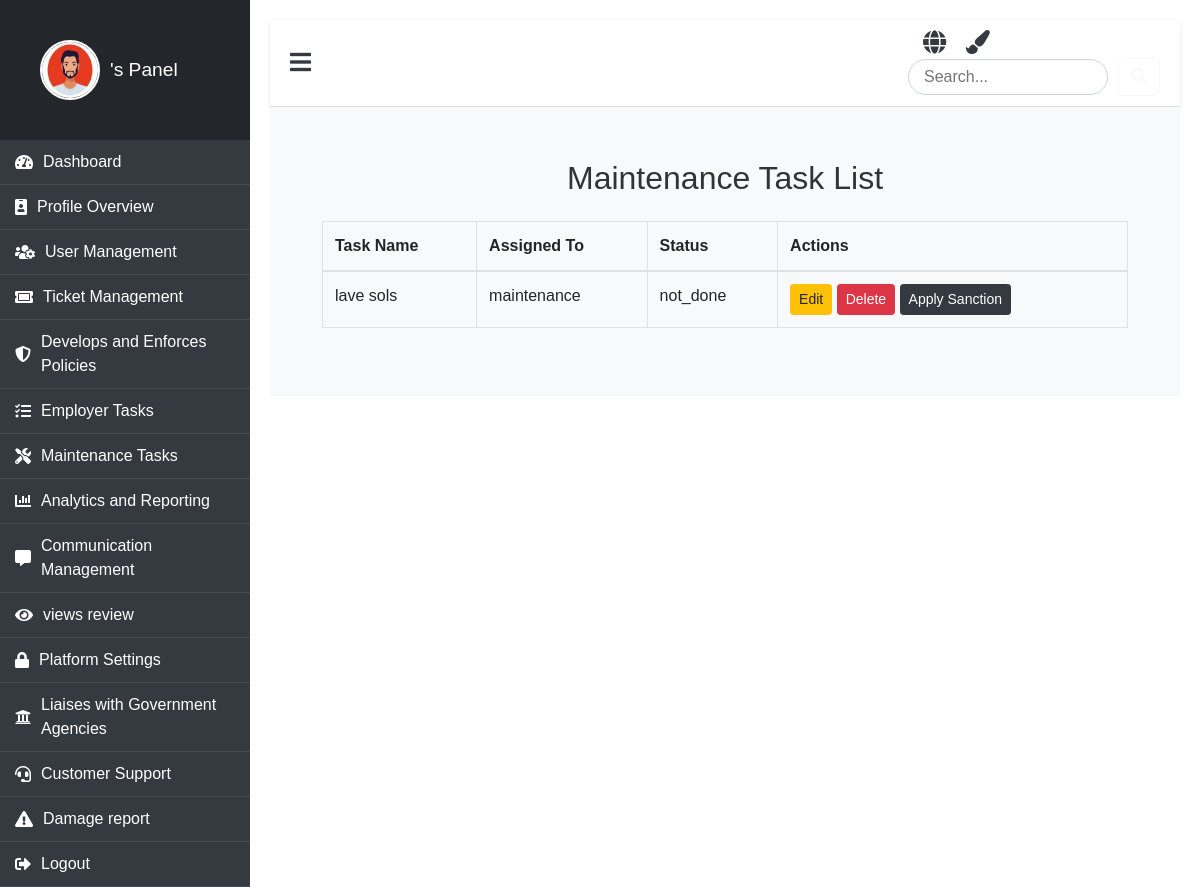
/tasks/, run on the app's committed database.
### booking/models.py (models this page shows, shortened)
class MaintenanceTask(models.Model):
    TASK_DURATION_CHOICES = (
        ('periodic', 'Periodic'),
        ('monthly', 'Monthly'),
    )
    STATUS_CHOICES = (
        ('not_done', 'Not Done'),
        ('done', 'Done'),
    )
    assigned_to = models.ForeignKey(settings.AUTH_USER_MODEL, on_delete=models.CASCADE, limit_choices_to={'role': 'maintenance'})
    task_name = models.CharField(max_length=100)
    description = models.TextField()
    duration = models.CharField(max_length=10, choices=TASK_DURATION_CHOICES)
    status = models.CharField(max_length=10, choices=STATUS_CHOICES, default='not_done')
    assigned_at = models.DateTimeField(default=timezone.now)
    deadline = models.DateField()
    sanction_applied = models.BooleanField(default=False)

class CustomUser(AbstractUser):
    ROLE_CHOICES = (
        ('admin', 'Admin'),
        ('employer', 'Employer'),
        ('passenger', 'Passenger'),
        ('maintenance', 'Maintenance'),
    )
    role = models.CharField(max_length=30, choices=ROLE_CHOICES, default='passenger')
    profile_picture = models.ImageField(upload_to='profile_pictures/', blank=True, null=True)
    phone = models.CharField(max_length=15, default='0000000000')  # Provide a default value
    address = models.TextField(null=True, blank=True)  # Temporarily allow null

### booking/views.py (the view)
# urls.py: path('tasks/', views.task_list, name='task_list'),
def task_list(request):
    tasks = MaintenanceTask.objects.all()
    return render(request, 'panel/admin/maintenance/task_list.html', {'tasks': tasks})

### booking/templates/panel/admin/maintenance/task_list.html
{% extends 'panel/base/base_admin.html' %}
{% load static %}
{% block content %}
<link rel="stylesheet" href="{% static 'css/task.css' %}">
<div class="container">
    <h2 class="form-header">Maintenance Task List</h2>
    <table class="table table-bordered">
        <thead>
            <tr>
                <th>Task Name</th>
                <th>Assigned To</th>
                <th>Status</th>
                <th>Actions</th>
            </tr>
        </thead>
        <tbody>
            {% for task in tasks %}
                <tr>
                    <td>{{ task.task_name }}</td>
                    <td>{{ task.assigned_to.username }}</td>
                    <td>{{ task.status }}</td>
                    <td>
                        <a href="{% url 'edit_task' task.id %}" class="btn btn-sm btn-warning">Edit</a>
                        <a href="{% url 'delete_task' task.id %}" class="btn btn-sm btn-danger">Delete</a>
                        {% if task.status == 'not_done' %}
                            <a href="{% url 'apply_sanction' task.id %}" class="btn btn-sm btn-dark">Apply Sanction</a>
                        {% endif %}
                    </td>
                </tr>
            {% endfor %}
        </tbody>
    </table>
</div>
{% endblock %}

### booking/static/css/clients.css (style rules this page uses)
body { font-family: 'Arial', sans-serif; background-color: #f8f9fa; color: #333; margin: 0; padding: 0; overflow-x: hidden; }

### booking/static/css/task.css (style rules this page uses)
.container { padding: 2rem; }
.form-header { text-align: center; margin-bottom: 1.5rem; }

### booking/templates/panel/base/base_admin.html (style rules this page uses)
body { background-color: #e9ecef; font-family: 'Arial', sans-serif; }

### data on the page
MaintenanceTask: task_name "lave sols", assigned_to.username "maintenance", status "not_done", shows "Apply Sanction"
